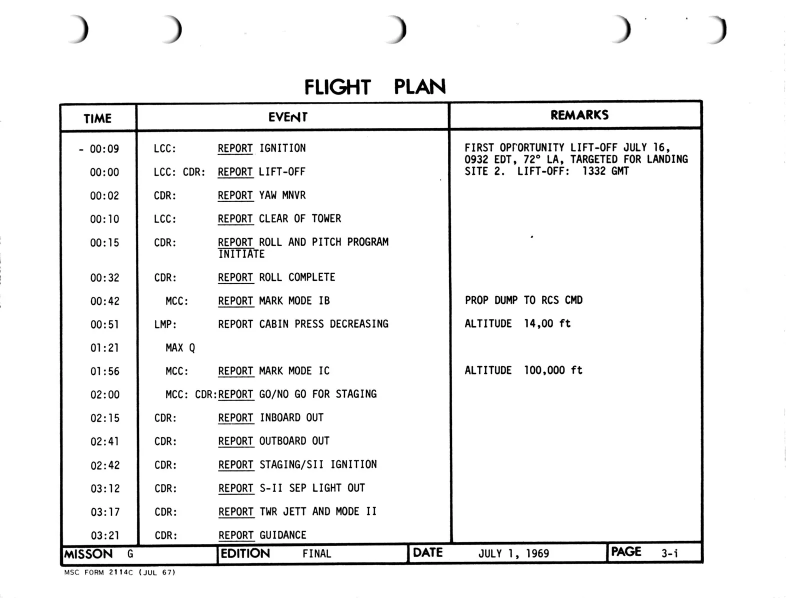
#> input picture app/apollo_11_ascent_timeline.webp, 1571 x 1196 px (shown at 1/2 size)
$ python main.py
#> lines starting #> are read from the running program, lines starting #| are printed output that depends on the picture; after the words box and inside, x2 and y2 are one past the last pixel; in counts of white or black regions, pixels touching at a corner belong together
import os
import csv
import cv2
import matplotlib
matplotlib.use('Agg')
from matplotlib import pyplot as plt
import pytesseract
from PIL import Image

# Ruta del ejecutable de Tesseract
pytesseract.pytesseract.tesseract_cmd = r"C:\Program Files\Tesseract-OCR\tesseract.exe"

#  recortar agujeros y preprocesar
ruta_img = os.path.join(os.path.dirname(__file__), 'app', 'apollo_11_ascent_timeline.webp')
img = cv2.imread(ruta_img)
#> img is the input picture: shape (1196, 1571, 3); mean B, G, R 240.7, 240.7, 240.7

# Alto: de la fila 260 a la 1085 | Ancho: de la columna 125 a la 1400
recorte = img[260:1085, 125:1400]
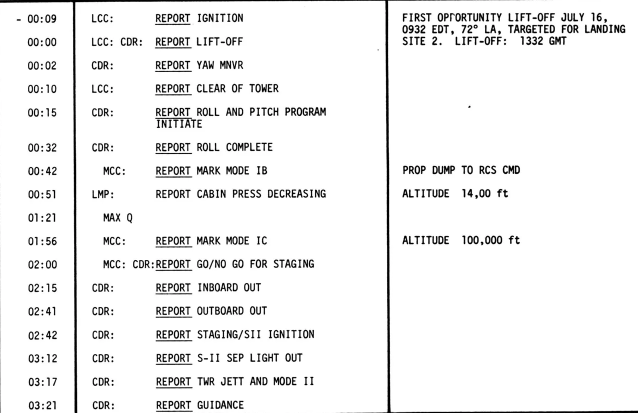
#> recorte: shape (825, 1275, 3) (shown at 1/2 size); mean B, G, R 240.6, 240.6, 240.6

# Pasamos a escala de grises y binarizamos (blanco y negro puro)
gray = cv2.cvtColor(recorte, cv2.COLOR_BGR2GRAY)
_, imagen_procesada = cv2.threshold(gray, 150, 255, cv2.THRESH_BINARY)
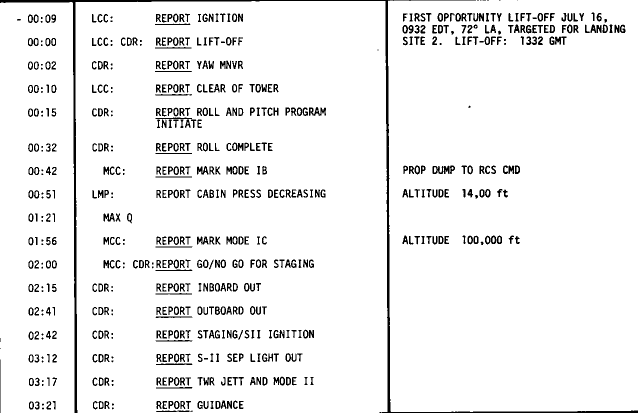
#> imagen_procesada: shape (825, 1275) (shown at 1/2 size); 94% white; 657 black regions (84 under 20 px), largest, box (x1, y1, x2, y2) and area: (0, 0, 1275, 825) 11611, (618, 214, 652, 232) 325, (1181, 49, 1203, 66) 233

# Mostramos/guardamos el resultado limpio con Matplotlib
plt.imshow(imagen_procesada, cmap='gray')
plt.title("Imagen preprocesada (sin agujeros)")
plt.axis("off")
ruta_plot = os.path.join(os.path.dirname(__file__), 'imagen_procesada.png')
plt.savefig(ruta_plot, bbox_inches='tight')
print(f"Gráfico de Matplotlib guardado en: {ruta_plot}")

# --- Conversión de la imagen a texto ---
pil_img = Image.fromarray(imagen_procesada)
#> (the run stopped early here; a loop or call above may not have finished)
